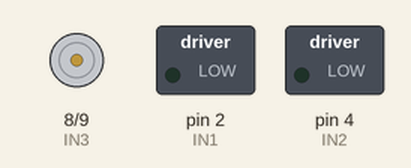
Bench run of a sketch on a simulated Arduino Uno, built with avr-gcc and run on an emulated ATmega328P. Shown: motor-driver pin pairs drawn as motors (green arrow = first pin HIGH = forward, orange = second pin HIGH = backward, longer = more drive), switched loads named in the sketch (green lamp = pin HIGH).

Above: at 1.5 s.
At 3.09 s:
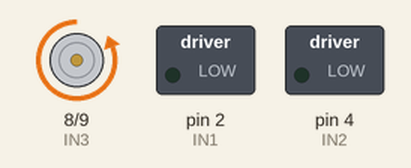
At 6.15 s:
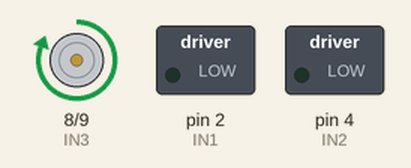
Timing chart, 0 to 8.0 s (numbered marks = the images above):
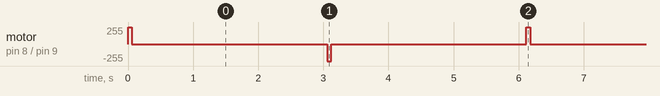

The sketch:

motor_1_sensor_1_con_if.txt.ino
```cpp
int IN1 =2;
int IN2 =4;
int IN3 =8;
int IN4 =9;


void setup() {
pinMode(IN1,OUTPUT);
pinMode(IN2,OUTPUT);
pinMode(IN3,OUTPUT);
pinMode(IN4,OUTPUT);
}

void loop()
{
cilindro_amarillo();
}
void cilindro_a()
{
digitalWrite(IN1,HIGH);
digitalWrite(IN2,LOW);
delay(30);
digitalWrite(IN1,LOW);
digitalWrite(IN2,HIGH);
delay(30);
digitalWrite(IN1,LOW);
digitalWrite(IN2,LOW);
delay(3000);

digitalWrite(IN1,LOW);
digitalWrite(IN2,LOW);
delay(3000);
}
void cilindro_amarillo()
{
digitalWrite(IN3,HIGH);
digitalWrite(IN4,LOW);
delay(60);
digitalWrite(IN3,LOW);
digitalWrite(IN4,LOW);
delay(3000);
digitalWrite(IN3,LOW);
digitalWrite(IN4,HIGH);
delay(60);
digitalWrite(IN3,LOW);
digitalWrite(IN4,LOW);
delay(3000);
}
```

Measured:
- by itself, motor on pin 8 (IN3) / pin 9 (IN4): repeats every 6.1 s: stopped 3.0 s, backward 255/255 0.06 s, stopped 3.0 s, forward 255/255 0.06 s
